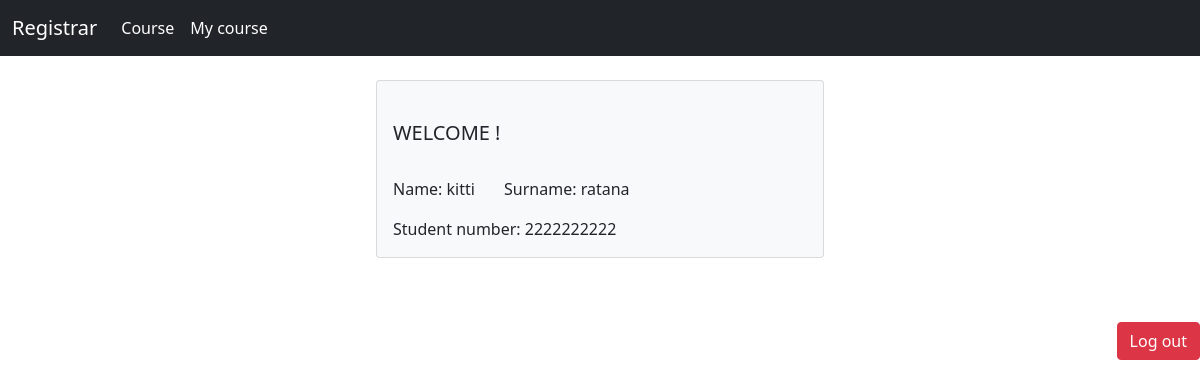
The app's page /registrar/ (signed in) with its own data.
### Register/models.py (models this page shows, shortened)
class Student(models.Model):
    Name = models.CharField(max_length=64)
    Surname = models.CharField(max_length=64)
    Student_number = models.CharField(max_length=10)
    user = models.OneToOneField(User, on_delete=models.CASCADE)

### Register/views.py (the view)
# urls.py: path('registrar/', views.registrar, name='registrar'),
def registrar(request):
    user = request.user
    student = get_object_or_404(Student, user=user)
    return render(request, './Register/archive.html',{
        'student': student,
    })

### Register/Templates/Register/archive.html (shortened to what this page needs)
{% extends "Register/base.html" %}
{% block body %}
    <br>
    <div class="container">
        <div class="card bg-light mb-3 mx-auto" style="max-width: 28rem;">
            <div class="card-body">
            <br>
              <h5 class="card-title">WELCOME !</h5>
              <br>
              <p class="card-text">Name: {{student.Name}} &nbsp;&nbsp;&nbsp;&nbsp;&nbsp;&nbsp;Surname: {{student.Surname}}</p>
              <p class="card-text">Student number: {{student.Student_number}}</p>
            </div>
        </div>
    </div>
    <br>
{% endblock %}

### Register/Templates/Register/base.html (style rules this page uses)
body { background-image: url("https://w0.peakpx.com/wallpaper/339/896/HD-wallpaper-library-concepts-stack-of-books-education-background-books-background-with-books-books-on-the-table.jpg"); background-size: cover; background-position: center; background-repeat: no-repeat; background-attachment: fixed; }

### records on screen
Student: Name "kitti", Surname "ratana", Student_number "2222222222"
